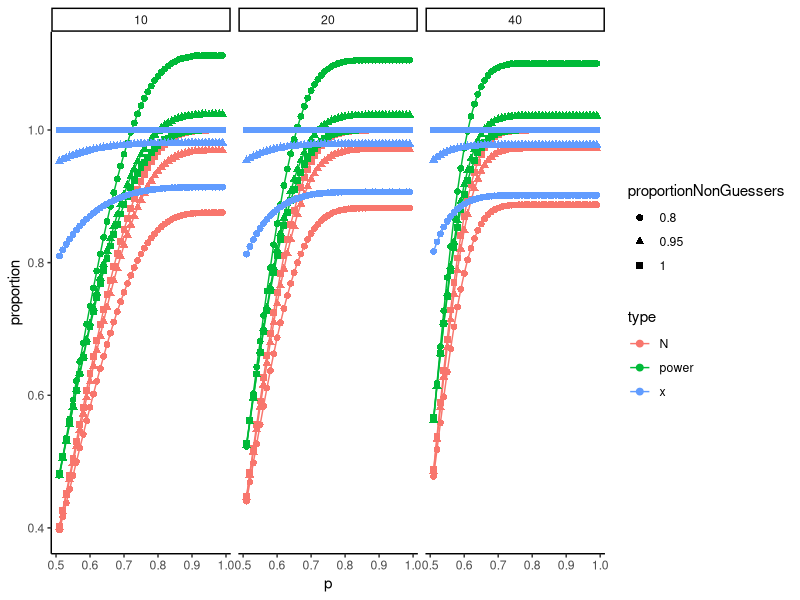
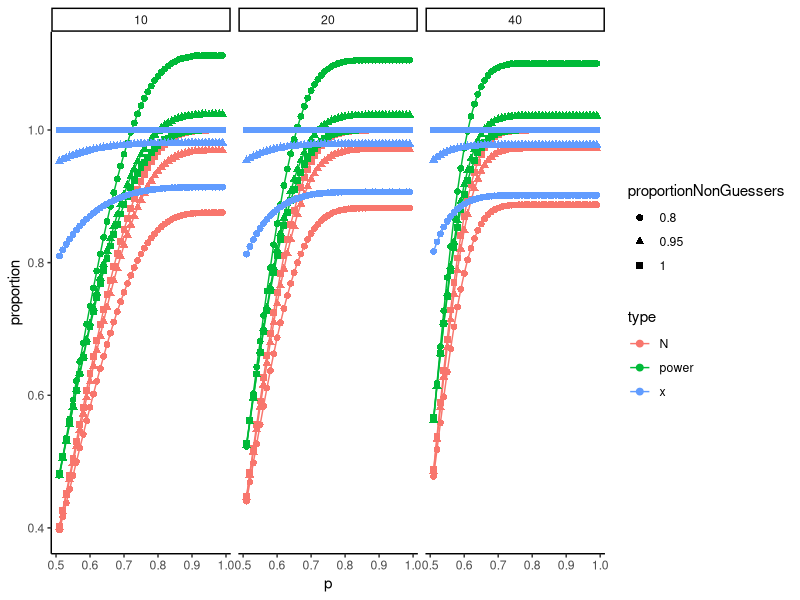

These charts were generated, in order, by the following R code:
### Effects of outlier exclusion due to accuracy on participant numbers and effect size
#     Copyright (C) 2023  Leonardo Jost
# 
# This program is free software: you can redistribute it and/or modify
# it under the terms of the GNU General Public License as published by
# the Free Software Foundation, either version 3 of the License, or
# (at your option) any later version.
# 
# This program is distributed in the hope that it will be useful,
# but WITHOUT ANY WARRANTY; without even the implied warranty of
# MERCHANTABILITY or FITNESS FOR A PARTICULAR PURPOSE.  See the
# GNU General Public License for more details.
# 
# You should have received a copy of the GNU General Public License
# along with this program.  If not, see <https://www.gnu.org/licenses/>.

library(pwr)
library(ggplot2)

#function to calculate effects
#n - number of trials
#p - probability to solve trials
#c - chance level
#x - proportion of non-guessers
calculateNewEffects=function(n,p,c,x){
  Nsolvers=c(t((1-pbinom(n*c,n,p))%*%t(x))) #these depend on p (vector) -> convert matrix to vector
  Nguessers=rep((1-pbinom(n*c,n,c))*(1-x),length(p))  #these do not depend on p (no vector) -> repeat to same length
  #calculate new values
  N=Nsolvers+Nguessers
  xn=Nsolvers/N
  powerNew=pwr.t.test(n=round(1000*N),d=0.1*xn)
  powerOriginal=pwr.t.test(n=1000,d=0.1*x)
  powerProportion=powerNew$power/powerOriginal$power
  #data frame for saving (3 values for each p/x combination)
  dataframe=data.frame(numberOfTrials=n,
                       p=rep(p,3,each=length(x)),
                       proportionNonGuessers=as.factor(rep(x,3*length(p))),
                       type=rep(c("N","x","power"),each=length(p)*length(x)),
                       value=c(N,xn,powerProportion))
  return(dataframe)
}
p=0.5+c(1:49)/100 #probability to solve tasks
c=0.5 #chance level
x=c(0.8,0.95,1) #proportion of non-guessers
dat10=calculateNewEffects(10,p,c,x)
dat20=calculateNewEffects(20,p,c,x)
dat40=calculateNewEffects(40,p,c,x)
datFull=rbind(dat10,dat20,dat40)


ggplot(datFull,aes(x=p,y=value,color=type,shape=proportionNonGuessers)) +
  stat_summary(na.rm=TRUE, fun=mean, geom="line") +
  stat_summary(na.rm=TRUE, fun=mean, geom="point", size=2) +
  facet_wrap(~numberOfTrials) + 
  labs(y="proportion", x="p") +
  theme_classic()
ggsave("figs/powerComparison.png",width=1920, height=1080,unit="px",dpi=200)
